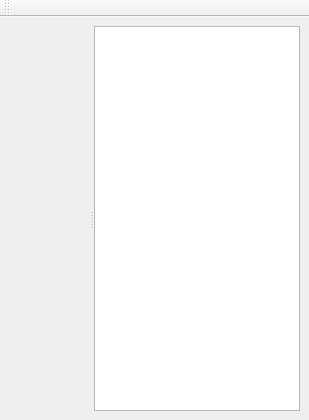
<?xml version="1.0" encoding="UTF-8"?>
<ui version="4.0">
 <class>Structured15DGridWithCrossSectionCrossSectionWindow</class>
 <widget class="QMainWindow" name="Structured15DGridWithCrossSectionCrossSectionWindow">
  <property name="geometry">
   <rect>
    <x>0</x>
    <y>0</y>
    <width>309</width>
    <height>420</height>
   </rect>
  </property>
  <property name="windowTitle">
   <string>MainWindow</string>
  </property>
  <widget class="QWidget" name="centralwidget">
   <layout class="QVBoxLayout" name="verticalLayout">
    <item>
     <widget class="QSplitter" name="splitter">
      <property name="orientation">
       <enum>Qt::Horizontal</enum>
      </property>
      <widget class="Structured15DGridWithCrossSectionCrossSectionWindowGraphicsView" name="graphicsView" native="true"/>
      <widget class="Structured15DGridWithCrossSectionCrossSectionWindowTableView" name="tableView"/>
     </widget>
    </item>
   </layout>
  </widget>
  <widget class="QToolBar" name="toolBar">
   <property name="windowTitle">
    <string>toolBar</string>
   </property>
   <attribute name="toolBarArea">
    <enum>TopToolBarArea</enum>
   </attribute>
   <attribute name="toolBarBreak">
    <bool>false</bool>
   </attribute>
  </widget>
 </widget>
 <customwidgets>
  <customwidget>
   <class>Structured15DGridWithCrossSectionCrossSectionWindowGraphicsView</class>
   <extends>QWidget</extends>
   <header>structured15dgridwithcrosssectioncrosssectionwindowgraphicsview.h</header>
   <container>1</container>
  </customwidget>
  <customwidget>
   <class>Structured15DGridWithCrossSectionCrossSectionWindowTableView</class>
   <extends>QTableWidget</extends>
   <header>structured15dgridwithcrosssectioncrosssectionwindowtableview.h</header>
  </customwidget>
 </customwidgets>
 <resources/>
 <connections/>
</ui>
